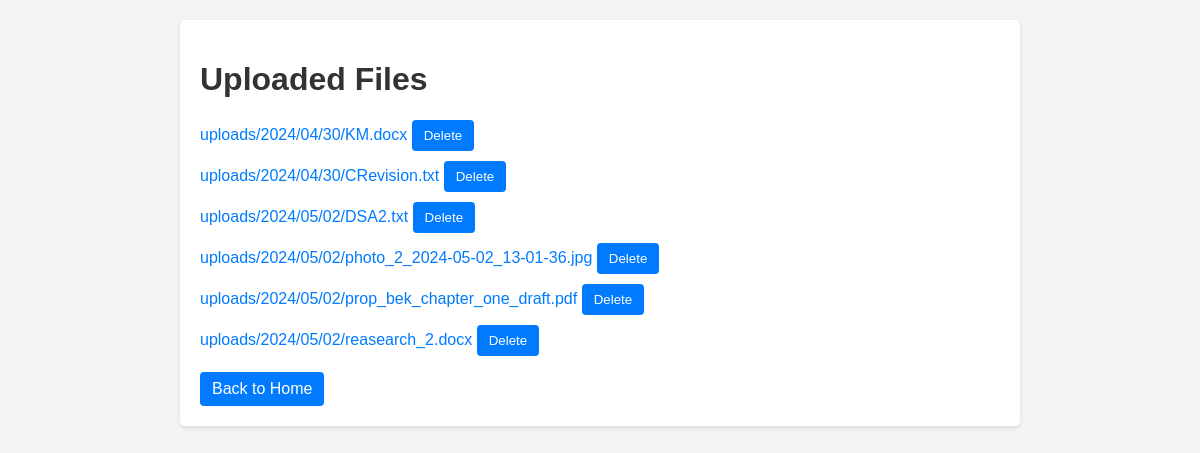
The page /showfile/ on the database as committed earlier.
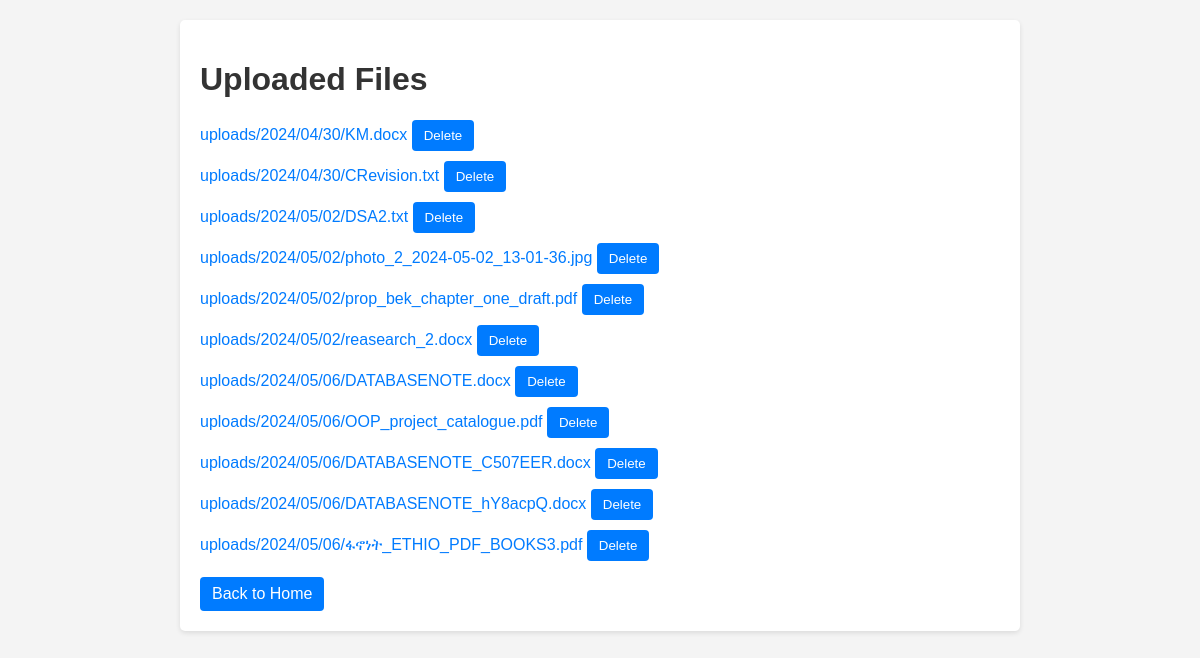
The same page on the database as committed later.
### dashboard/models.py (models this page shows, shortened)
class UploadedFile(models.Model):
    user = models.ForeignKey(User, on_delete=models.CASCADE, null=True, default=None)
    file = models.FileField(upload_to='uploads/%Y/%m/%d/')
    uploaded_at = models.DateTimeField(auto_now_add=True)

### dashboard/views.py (the view, shortened to what this page needs)
# urls.py: path('showfile/', views.file_list, name="showfile"),
def file_list(request):
    files = UploadedFile.objects.all()
    return render(request, 'dashboard/file_list.html', {'files': files})

### dashboard/templates/dashboard/file_list.html (shortened to what this page needs)
<!DOCTYPE html>
<html>
<head>
</head>
<body>
    <div class="container">
        <h1>Uploaded Files</h1>
        <ul>
            {% for file in files %}
                <li>
                    <a href="{% url 'download_file' file.id %}">{{ file.file.name }}</a>
                    <form method="post" action="{% url 'delete' file.id %}" style="display: inline;">
                        <button type="submit" class="btn">Delete</button>
                    </form>
                </li>
            {% endfor %}
        </ul>
        <a href="{% url 'home' %}" class="btn">Back to Home</a>
    </div>
</body>
</html>

Rows that differ between the two databases and show on the page:
added UploadedFile: file.name "uploads/2024/05/06/DATABASENOTE.docx"
added UploadedFile: file.name "uploads/2024/05/06/OOP_project_catalogue.pdf"
added UploadedFile: file.name "uploads/2024/05/06/DATABASENOTE_C507EER.docx"
added UploadedFile: file.name "uploads/2024/05/06/DATABASENOTE_hY8acpQ.docx"
added UploadedFile: file.name "uploads/2024/05/06/ፋኖነት_ETHIO_PDF_BOOKS3.pdf"
